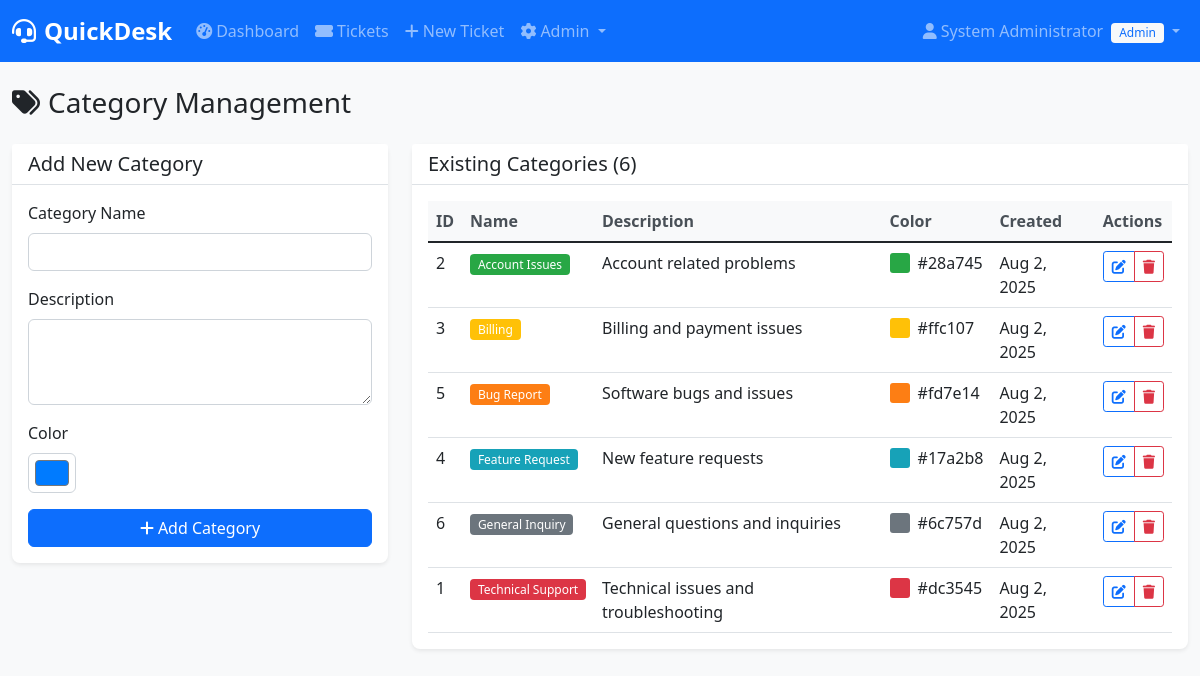
The page /index.php?page=categories (signed in) on the database its author committed.
### tables this page shows
CREATE TABLE categories (
    id INT PRIMARY KEY AUTO_INCREMENT,
    name VARCHAR(100) NOT NULL,
    description TEXT,
    color VARCHAR(7) DEFAULT '#007bff',
    created_at TIMESTAMP DEFAULT CURRENT_TIMESTAMP,
    is_active BOOLEAN DEFAULT TRUE
);

### config/config.php (called while the page is built, shortened)
<?php
spl_autoload_register(function ($class) {
    $file = __DIR__ . '/../classes/' . $class . '.php';
});
?>

### config/database.php (called while the page is built, shortened)
<?php
class Database {
    private $host = 'localhost';
    private $db_name = 'quickdesk';
    private $username = 'root';
    private $password = '';
    private $conn;
    public function getConnection() {
        $this->conn = null;
        try {
            $this->conn = new PDO(
                "mysql:host=" . $this->host . ";dbname=" . $this->db_name . ";charset=utf8",
                $this->username,
                $this->password
            );
            $this->conn->setAttribute(PDO::ATTR_ERRMODE, PDO::ERRMODE_EXCEPTION);
            $this->conn->setAttribute(PDO::ATTR_DEFAULT_FETCH_MODE, PDO::FETCH_ASSOC);
            $this->createTablesIfNotExist();
        } catch(PDOException $exception) {
            die("Connection error: " . $exception->getMessage());
        }
        return $this->conn;
    }
    private function createTablesIfNotExist() {
        try {
            $stmt = $this->conn->query("SHOW TABLES LIKE 'users'");
        } catch(PDOException $e) {
            $this->createTables();
        }
    }
}
?>

### classes/Category.php (called while the page is built, shortened)
<?php
require_once __DIR__ . '/../config/database.php';
class Category {
    private $conn;
    private $table = 'categories';
    public function __construct() {
        $database = new Database();
        $this->conn = $database->getConnection();
    }
    public function getAll() {
        try {
            $query = "SELECT * FROM " . $this->table . " WHERE is_active = 1 ORDER BY name";
            $stmt = $this->conn->prepare($query);
            $stmt->execute();
            return $stmt->fetchAll();
        } catch (Exception $e) {
            return [];
        }
    }
}
?>

### pages/categories.php (the view, shortened to what this page needs)
<?php
$category_obj = new Category();
$categories = $category_obj->getAll();
?>
<div class="row">
    <div class="col-12">
        <h1 class="h3 mb-4">
            <i class="fas fa-tags me-2"></i>Category Management
        </h1>
    </div>
</div>
<div class="row">
    <div class="col-lg-4">
        <div class="card">
            <div class="card-header">
                <h5 class="mb-0">Add New Category</h5>
            </div>
            <div class="card-body">
                <form method="POST">
                    <div class="mb-3">
                        <label for="name" class="form-label">Category Name</label>
                        <input type="text" class="form-control" id="name" name="name" required>
                    </div>
                    <div class="mb-3">
                        <label for="description" class="form-label">Description</label>
                        <textarea class="form-control" id="description" name="description" rows="3"></textarea>
                    </div>
                    <div class="mb-3">
                        <label for="color" class="form-label">Color</label>
                        <input type="color" class="form-control form-control-color" id="color" name="color" value="#007bff">
                    </div>
                    <button type="submit" name="create_category" class="btn btn-primary w-100">
                        <i class="fas fa-plus me-1"></i>Add Category
                    </button>
                </form>
            </div>
        </div>
    </div>
    <div class="col-lg-8">
        <div class="card">
            <div class="card-header">
                <h5 class="mb-0">Existing Categories (<?= count($categories) ?>)</h5>
            </div>
            <div class="card-body">
                <?php if (empty($categories)): ?>
                    <div class="text-center py-4">
                        <i class="fas fa-tags fa-3x text-muted mb-3"></i>
                        <p class="text-muted">No categories found. Create your first category.</p>
                    </div>
                <?php else: ?>
                    <div class="table-responsive">
                        <table class="table table-hover">
                            <thead>
                                <tr>
                                    <th>ID</th>
                                    <th>Name</th>
                                    <th>Description</th>
                                    <th>Color</th>
                                    <th>Created</th>
                                    <th>Actions</th>
                                </tr>
                            </thead>
                            <tbody>
                                <?php foreach ($categories as $category): ?>
                                <tr>
                                    <td><?= $category['id'] ?></td>
                                    <td>
                                        <span class="badge" style="background-color: <?= $category['color'] ?>; color: white;">
                                            <?= htmlspecialchars($category['name']) ?>
                                        </span>
                                    </td>
                                    <td><?= htmlspecialchars($category['description']) ?></td>
                                    <td>
                                        <div class="d-flex align-items-center">
                                            <div class="color-preview me-2" style="width: 20px; height: 20px; background-color: <?= $category['color'] ?>; border-radius: 3px;"></div>
                                            <?= $category['color'] ?>
                                        </div>
                                    </td>
                                    <td><?= date('M j, Y', strtotime($category['created_at'])) ?></td>
                                    <td>
                                        <div class="btn-group btn-group-sm">
                                            <button class="btn btn-outline-primary" data-bs-toggle="modal" data-bs-target="#editCategory<?= $category['id'] ?>">
                                                <i class="fas fa-edit"></i>
                                            </button>
                                            <button class="btn btn-outline-danger" data-bs-toggle="modal" data-bs-target="#deleteCategory<?= $category['id'] ?>">
                                                <i class="fas fa-trash"></i>
                                            </button>
                                        </div>
                                    </td>
                                </tr>
                                <?php endforeach; ?>
                            </tbody>
                        </table>
                    </div>
                <?php endif; ?>
            </div>
        </div>
    </div>
</div>

### index.php (shortened to what this page needs)
<?php
require_once 'config/config.php';
function isLoggedIn() {
    return isset($_SESSION['user_id']);
}
function getCurrentUser() {
    if (isLoggedIn()) {
        return $_SESSION['user'];
    }
    return null;
}
$page = $_GET['page'] ?? 'dashboard';
$user = getCurrentUser();
?>
<!DOCTYPE html>
<html lang="en">
<head>
    <link href="https://cdn.jsdelivr.net/npm/bootstrap@5.1.3/dist/css/bootstrap.min.css" rel="stylesheet">
    <link href="https://cdnjs.cloudflare.com/ajax/libs/font-awesome/6.0.0/css/all.min.css" rel="stylesheet">
    <link href="assets/css/style.css" rel="stylesheet">
</head>
<body>
    <?php if (isLoggedIn()): ?>
        <nav class="navbar navbar-expand-lg navbar-dark bg-primary">
            <div class="container-fluid">
                <a class="navbar-brand" href="index.php">
                    <i class="fas fa-headset me-2"></i>QuickDesk
                </a>
                <div class="collapse navbar-collapse" id="navbarNav">
                    <ul class="navbar-nav me-auto">
                        <li class="nav-item">
                            <a class="nav-link <?= $page === 'dashboard' ? 'active' : '' ?>" href="index.php?page=dashboard">
                                <i class="fas fa-tachometer-alt me-1"></i>Dashboard
                            </a>
                        </li>
                        <li class="nav-item">
                            <a class="nav-link <?= $page === 'tickets' ? 'active' : '' ?>" href="index.php?page=tickets">
                                <i class="fas fa-ticket-alt me-1"></i>Tickets
                            </a>
                        </li>
                        <li class="nav-item">
                            <a class="nav-link <?= $page === 'create-ticket' ? 'active' : '' ?>" href="index.php?page=create-ticket">
                                <i class="fas fa-plus me-1"></i>New Ticket
                            </a>
                        </li>
                        <?php if ($user['role'] === 'admin'): ?>
                        <li class="nav-item dropdown">
                            <a class="nav-link dropdown-toggle" href="#" id="adminDropdown" role="button" data-bs-toggle="dropdown">
                                <i class="fas fa-cog me-1"></i>Admin
                            </a>
                        </li>
                        <?php endif; ?>
                    </ul>
                    <ul class="navbar-nav">
                        <li class="nav-item dropdown">
                            <a class="nav-link dropdown-toggle" href="#" id="userDropdown" role="button" data-bs-toggle="dropdown">
                                <i class="fas fa-user me-1"></i><?= htmlspecialchars($user['full_name']) ?>
                                <span class="badge bg-light text-primary ms-1"><?= ucfirst($user['role']) ?></span>
                            </a>
                        </li>
                    </ul>
                </div>
            </div>
        </nav>
        <div class="container-fluid mt-4">
            <?php
            switch ($page) {
                case 'categories':
                    if ($user['role'] === 'admin') {
                        include 'pages/categories.php';
                    } else {
                        echo '<div class="alert alert-danger">Access denied.</div>';
                    }
                    break;
            }
            ?>
        </div>
    <?php endif; ?>
</body>
</html>

### assets/css/style.css (style rules this page uses)
:root { --primary-color: #0d6efd; --secondary-color: #6c757d; --success-color: #198754; --danger-color: #dc3545; --warning-color: #ffc107; --info-color: #0dcaf0; --light-color: #f8f9fa; --dark-color: #212529; }
body { background-color: #f8f9fa; font-family: "Segoe UI", Tahoma, Geneva, Verdana, sans-serif; }
.navbar-brand { font-weight: 600; font-size: 1.5rem; }
.card { border: none; box-shadow: 0 0.125rem 0.25rem rgba(0, 0, 0, 0.075); border-radius: 0.5rem; }
.card-header { background-color: #fff; border-bottom: 1px solid #dee2e6; font-weight: 600; }
.table { margin-bottom: 0; }
.table th { border-top: none; font-weight: 600; color: #495057; background-color: #f8f9fa; }
.badge { font-size: 0.75rem; font-weight: 500; }
.btn { border-radius: 0.375rem; font-weight: 500; }
.form-control, .form-select { border-radius: 0.375rem; border: 1px solid #ced4da; }

### rows shown on the page
categories: id "2", name "Account Issues", description "Account related problems", color "#28a745", created_at "Aug 2, 2025"
categories: id "3", name "Billing", description "Billing and payment issues", color "#ffc107", created_at "Aug 2, 2025"
categories: id "5", name "Bug Report", description "Software bugs and issues", color "#fd7e14", created_at "Aug 2, 2025"
categories: id "4", name "Feature Request", description "New feature requests", color "#17a2b8", created_at "Aug 2, 2025"
categories: id "6", name "General Inquiry", description "General questions and inquiries", color "#6c757d", created_at "Aug 2, 2025"
categories: id "1", name "Technical Support", description "Technical issues and troubleshooting", color "#dc3545", created_at "Aug 2, 2025"

### other values the page prints
$user['full_name'] "System Administrator"
$user['role'] "Admin"
count($categories) "6"
